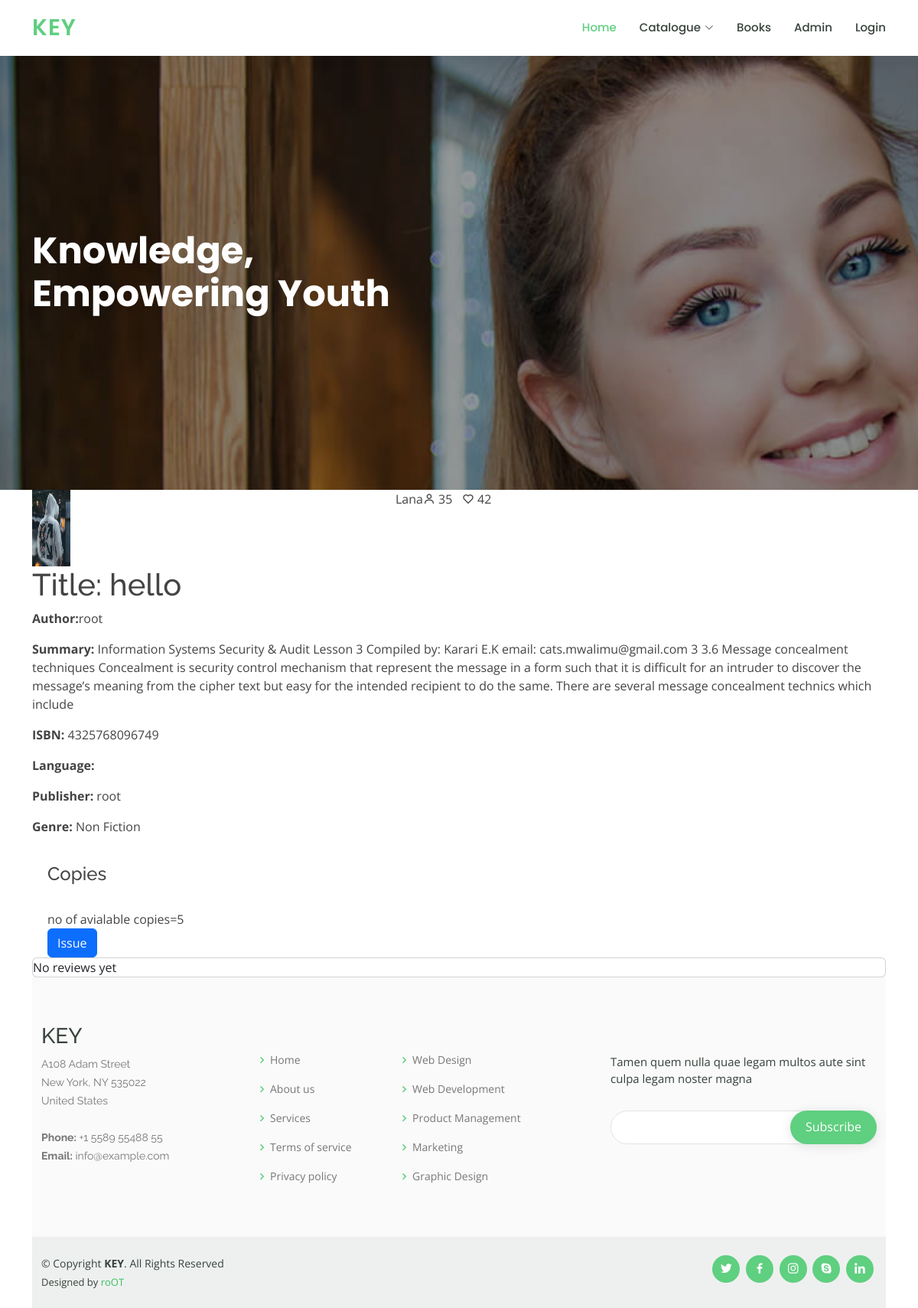
Page /book/3 on the committed database.
### management/models.py (models this page shows)
class Book(models.Model):
    title = models.CharField(max_length=200)
    author = models.CharField(max_length=100)
    summary = models.TextField(max_length=1000, help_text="Enter a brief description of the book")
    isbn = models.CharField('ISBN', max_length=13,
                            help_text='13 Character <a href="https://www.isbn-international.org/content/what-isbn">ISBN number</a>')
    genre = models.ManyToManyField(Genre, help_text="Select a genre for this book")
    category = models.ManyToManyField(Category, help_text="Select a category for this book")
    publisher = models.CharField(max_length=150)
    total_copies = models.IntegerField()
    available_copies = models.IntegerField()
    pic=models.ImageField(blank=False, null=False, upload_to='book_image')

class Genre(models.Model):
    name = models.CharField(max_length=200, help_text="Enter a book genre (e.g. Science Fiction, French Poetry etc.)")
    def __str__(self):
        return self.name

### management/views.py (the view)
# urls.py: path('book/<int:pk>', views.BookDetailView, name='book-detail'),
def BookDetailView(request, pk):
    book = get_object_or_404(Book, id=pk)
    reviews=Reviews.objects.filter(book=book).exclude(review="none")
    try:
        stu = Student.objects.get(roll_no=request.user)
        rr=Reviews.objects.get(review="none")
    except:
        pass
    return render(request, 'catalog/book_detail.html', locals())

### templates/catalog/book_detail.html (shortened to what this page needs)
{% extends "base.html" %}
{% block content %}
    <div class="container bg bg-gray">
    <div class="container-fliud">
    <div class="wrapper row">
    <div class="preview col-5">
        <div class="preview-pic tab-content">
            <div class="tab-pane active  my-auto mx-auto" id="pic-1"><img
                    src="{{ book.pic.url }}" height="100" width="50"/>
            </div>
        </div>
    </div>
    <div class="details col-lg-4 col-md-6 d-flex align-items-stretch">
        <div class="course-item">
            <div class="d-flex justify-content-between align-items-center mb-3">
                <div class="trainer d-flex justify-content-between align-items-center">
                    <div class="trainer-profile d-flex align-items-center">
                <span>Lana</span>
            </div>
            <div class="trainer-rank d-flex align-items-center">
              <i class="bx bx-user"></i>&nbsp;35
              &nbsp;&nbsp;
              <i class="bx bx-heart"></i>&nbsp;42
            </div>
          </div>
        </div>
      </div>
    </div>
        <h1>Title: {{ book.title }}</h1>
        <p><strong>Author:</strong>{{ book.author }}</p>
        <p><strong>Summary:</strong> {{ book.summary }}</p>
        <p><strong>ISBN:</strong> {{ book.isbn }}</p>
        <p><strong>Language:</strong> {{ book.language }}</p>
        <p><strong>Publisher:</strong> {{ book.publisher }}</p>
        <p><strong>Genre:</strong>
            {% for genre in book.genre.all %}{{ genre }}{% if not forloop.last %}, {% endif %}{% endfor %}</p>
        <div style="margin-left:20px;margin-top:20px">
            <h4>Copies</h4>
            {% if book.available_copies %}
                <br>
                no of avialable copies={{ book.available_copies }}<br>
                <a class="btn btn-primary" href="{% url 'request_issue' pk=book.id %}">Issue</a>
            {% endif %}      </div>
    </div>
    <div class="card">
        {% if reviews %}
            {% for r in reviews %}
                {% if r.review is  not "none" %}
                    <div class="card-body">
                        <div class="row">
                            <div class="col-md-2">
                                <img src="{{ r.student.pic.url }}" class="rounded-circle img-fluid"/>
                            </div>
                            <div class="col-md-10">
                                <p>
                                    <a class="float-left"
                                       href="{% url 'student_detail' pk=r.student.id %} "><strong>{{ r.student.name }}</strong></a>
                                <div id="{{ r.id }}">
                                </div>
                                </p>
                                <div class="clearfix"></div>
                                <p>{{ r.review }}</p>
                            </div>
                        </div>
                    </div>
                {% endif %}
            {% endfor %}
        {% else %}
            No reviews yet
        {% endif %}
    </div>
{% endblock %}

### static/assets/css/style.css (style rules this page uses)
body { font-family: "Open Sans", sans-serif; color: #444444; }
a { color: #5fcf80; text-decoration: none; }
h1, h2, h3, h4, h5, h6 { font-family: "Raleway", sans-serif; }

### rows in the picture
Book: pic (picture), title "hello", author "root", summary "Information Systems Security & Audit Lesson 3 Compiled by: Karari E.K email: cats.mwalimu@gmail.com 3 3.6 Message concealment techniques Concealment is security control mechanism that represent the message in a form such that it is difficult for an intruder to discover the message’s meaning from the cipher text but easy for the intended recipient to do the same. There are several message concealment technics which include", isbn "4325768096749", publisher "root", available_copies "5"
Genre: name "Non Fiction"
